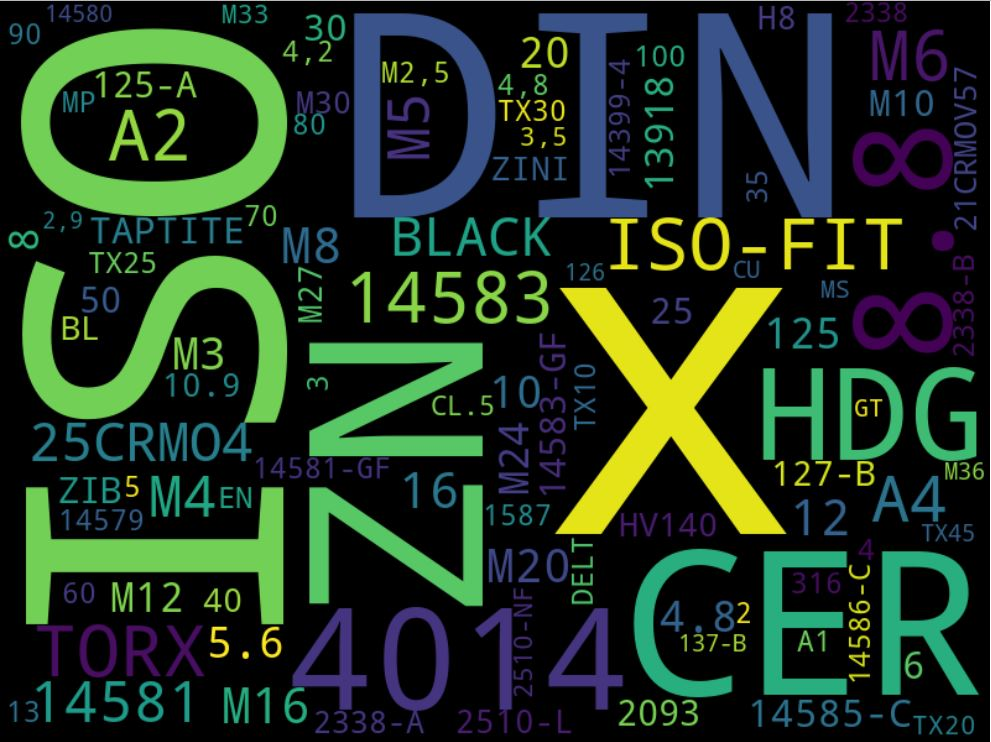

Write the Python code that produced this figure.
import pandas as pd
import matplotlib.pyplot as plt
import numpy as np
from sklearn.linear_model import LinearRegression
import re
from wordcloud import WordCloud
from wordcloud import ImageColorGenerator
from wordcloud import STOPWORDS

path = r'E:\koodit\Git\Master data_työversio_din_iso_modified.csv'
data = pd.read_csv(path)

data_old = data['Item description (local 1)']
data_new = data['Tekstinsyotto']
text = " ".join(review for review in data_new.astype(str))

text = text.split()
for i in text:
        i = i.strip()
        if len(i) == 0:
                text.pop(text.index(i))
text.pop(0)
text_len = len(text)
data['words'] = ''

for i in range(text_len):
#        if i == 50:
#                break
        data['words'][i] = text[i]
df1 = pd.DataFrame(data['words'])

df1['count'] = 1
df1 = df1.groupby(['words']).count()['count']
df1 = df1.reset_index()

new_data = df1.set_index('words').to_dict()['count']

stopwords = set(STOPWORDS)
stopwords.update(["''"])
wc = WordCloud(width=800, height=600, max_words=100).generate_from_frequencies(new_data)
#print(text)
#print ("There are {} words in the combination of all cells in column YOUR_COLUMN_NAME.".format(len(text)))
#wordcloud = WordCloud(stopwords=stopwords,max_words=2000,background_color="black", width=800, height=400).generate_from_frequencies(text)
plt.axis("off")
#plt.figure(figsize=(20,10))
plt.tight_layout(pad=0)
plt.imshow(wc, interpolation='bilinear')
plt.show()
